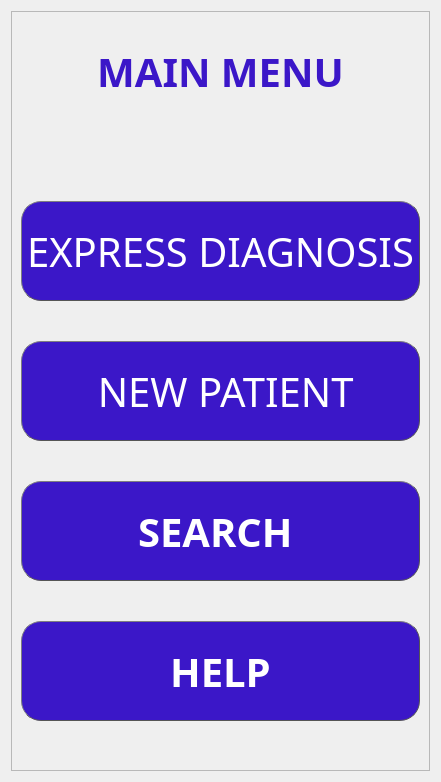
      <widget class="QWidget" name="zeroMainpage">
       <layout class="QVBoxLayout" name="verticalLayout_2">
        <item alignment="Qt::AlignHCenter|Qt::AlignVCenter">
         <widget class="QFrame" name="frame_2">
          <property name="frameShape">
           <enum>QFrame::StyledPanel</enum>
          </property>
          <property name="frameShadow">
           <enum>QFrame::Raised</enum>
          </property>
          <layout class="QVBoxLayout" name="verticalLayout_3">
           <property name="spacing">
            <number>40</number>
           </property>
           <item>
            <widget class="QLabel" name="label_btn">
             <property name="sizePolicy">
              <sizepolicy hsizetype="Preferred" vsizetype="Maximum">
               <horstretch>0</horstretch>
               <verstretch>0</verstretch>
              </sizepolicy>
             </property>
             <property name="minimumSize">
              <size>
               <width>0</width>
               <height>100</height>
              </size>
             </property>
             <property name="maximumSize">
              <size>
               <width>16777215</width>
               <height>100</height>
              </size>
             </property>
             <property name="font">
              <font>
               <family>Segoe UI Black</family>
               <pointsize>30</pointsize>
               <weight>75</weight>
               <bold>true</bold>
              </font>
             </property>
             <property name="styleSheet">
              <string notr="true">QLabel {
    color:#3b17c8 ;
    }</string>
             </property>
             <property name="text">
              <string>MAIN MENU</string>
             </property>
             <property name="alignment">
              <set>Qt::AlignCenter</set>
             </property>
            </widget>
           </item>
           <item>
            <spacer name="verticalSpacer">
             <property name="orientation">
              <enum>Qt::Vertical</enum>
             </property>
             <property name="sizeHint" stdset="0">
              <size>
               <width>20</width>
               <height>40</height>
              </size>
             </property>
            </spacer>
           </item>
           <item>
            <widget class="QPushButton" name="expdiagnosis_btn">
             <property name="sizePolicy">
              <sizepolicy hsizetype="Minimum" vsizetype="Minimum">
               <horstretch>0</horstretch>
               <verstretch>0</verstretch>
              </sizepolicy>
             </property>
             <property name="minimumSize">
              <size>
               <width>100</width>
               <height>100</height>
              </size>
             </property>
             <property name="maximumSize">
              <size>
               <width>500</width>
               <height>16777215</height>
              </size>
             </property>
             <property name="font">
              <font>
               <family>Segoe UI Black</family>
               <pointsize>30</pointsize>
               <weight>50</weight>
               <bold>false</bold>
              </font>
             </property>
             <property name="layoutDirection">
              <enum>Qt::LeftToRight</enum>
             </property>
             <property name="autoFillBackground">
              <bool>false</bool>
             </property>
             <property name="styleSheet">
              <string notr="true">QPushButton {
    color:#ffffff ;
    border: 1px solid #555;
    border-radius: 20px;
    border-style: outset;
    background:#3b17c8;
        
    padding: 5px;
    }

QPushButton:hover {
    background: rgb(85, 0, 255)
    }

QPushButton:pressed {
    border-style: inset;
    background:#3b17c8
      
    }</string>
             </property>
             <property name="text">
              <string>EXPRESS DIAGNOSIS</string>
             </property>
            </widget>
           </item>
           <item>
            <widget class="QPushButton" name="newpatient_btn">
             <property name="sizePolicy">
              <sizepolicy hsizetype="Minimum" vsizetype="Minimum">
               <horstretch>0</horstretch>
               <verstretch>0</verstretch>
              </sizepolicy>
             </property>
             <property name="minimumSize">
              <size>
               <width>100</width>
               <height>100</height>
              </size>
             </property>
             <property name="maximumSize">
              <size>
               <width>500</width>
               <height>16777215</height>
              </size>
             </property>
             <property name="font">
              <font>
               <family>Segoe UI Black</family>
               <pointsize>30</pointsize>
               <weight>50</weight>
               <bold>false</bold>
              </font>
             </property>
             <property name="layoutDirection">
              <enum>Qt::LeftToRight</enum>
             </property>
             <property name="styleSheet">
              <string notr="true">QPushButton {
    color:#ffffff ;
    border: 1px solid #555;
    border-radius: 20px;
    border-style: outset;
    background:#3b17c8;
        
    padding: 5px;
    }

QPushButton:hover {
    background: rgb(85, 0, 255)
    }

QPushButton:pressed {
    border-style: inset;
    background:#3b17c8
      
    }</string>
             </property>
             <property name="text">
              <string> NEW PATIENT</string>
             </property>
            </widget>
           </item>
           <item>
            <widget class="QPushButton" name="search_btn">
             <property name="sizePolicy">
              <sizepolicy hsizetype="Minimum" vsizetype="Minimum">
               <horstretch>0</horstretch>
               <verstretch>0</verstretch>
              </sizepolicy>
             </property>
             <property name="minimumSize">
              <size>
               <width>100</width>
               <height>100</height>
              </size>
             </property>
             <property name="maximumSize">
              <size>
               <width>500</width>
               <height>16777215</height>
              </size>
             </property>
             <property name="font">
              <font>
               <family>Segoe UI Black</family>
               <pointsize>30</pointsize>
               <weight>75</weight>
               <bold>true</bold>
              </font>
             </property>
             <property name="layoutDirection">
              <enum>Qt::LeftToRight</enum>
             </property>
             <property name="styleSheet">
              <string notr="true">QPushButton {
    color:#ffffff ;
    border: 1px solid #555;
    border-radius: 20px;
    border-style: outset;
    background:#3b17c8;
        
    padding: 5px;
    }

QPushButton:hover {
    background: rgb(85, 0, 255)
    }

QPushButton:pressed {
    border-style: inset;
    background:#3b17c8
      
    }</string>
             </property>
             <property name="text">
              <string>SEARCH </string>
             </property>
            </widget>
           </item>
           <item>
            <widget class="QPushButton" name="help_btn">
             <property name="sizePolicy">
              <sizepolicy hsizetype="Minimum" vsizetype="Minimum">
               <horstretch>0</horstretch>
               <verstretch>0</verstretch>
              </sizepolicy>
             </property>
             <property name="minimumSize">
              <size>
               <width>100</width>
               <height>100</height>
              </size>
             </property>
             <property name="maximumSize">
              <size>
               <width>500</width>
               <height>16777215</height>
              </size>
             </property>
             <property name="font">
              <font>
               <family>Segoe UI Black</family>
               <pointsize>30</pointsize>
               <weight>75</weight>
               <bold>true</bold>
              </font>
             </property>
             <property name="layoutDirection">
              <enum>Qt::LeftToRight</enum>
             </property>
             <property name="styleSheet">
              <string notr="true">QPushButton {
    color:#ffffff ;
    border: 1px solid #555;
    border-radius: 20px;
    border-style: outset;
    background:#3b17c8;
        
    padding: 5px;
    }

QPushButton:hover {
    background: rgb(85, 0, 255)
    }

QPushButton:pressed {
    border-style: inset;
    background:#3b17c8
      
    }</string>
             </property>
             <property name="text">
              <string>HELP</string>
             </property>
            </widget>
           </item>
           <item>
            <spacer name="verticalSpacer_2">
             <property name="orientation">
              <enum>Qt::Vertical</enum>
             </property>
             <property name="sizeHint" stdset="0">
              <size>
               <width>20</width>
               <height>40</height>
              </size>
             </property>
            </spacer>
           </item>
          </layout>
         </widget>
        </item>
       </layout>
      </widget>
